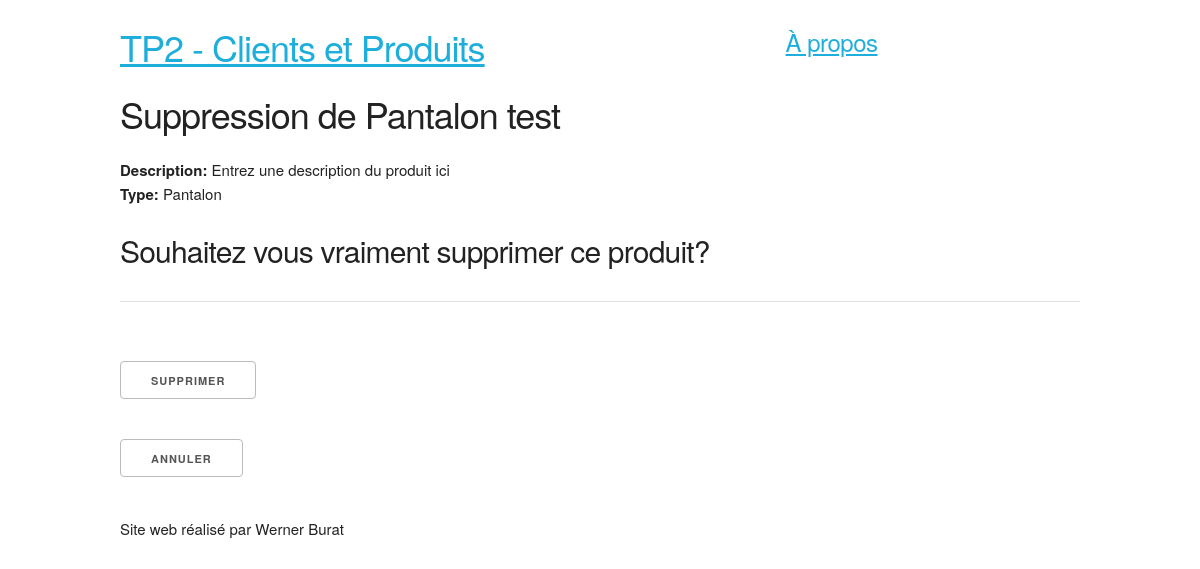
Page /index.php?action=supprProduit&produit_id=37 on the committed database.
### tables this page shows
CREATE TABLE IF NOT EXISTS `Produit` (
  `produit_id` int(11) NOT NULL,
  `produit_type_code` int(11) NOT NULL,
  `produit_nom` varchar(255) NOT NULL,
  `produit_prix` decimal(10,2) NOT NULL,
  `produit_autre_details` varchar(255) NOT NULL,
  `produit_contact` varchar(255) DEFAULT NULL
);

CREATE TABLE IF NOT EXISTS `Ref_Produit_Type` (
  `type_produit_code` int(11) NOT NULL,
  `type_produit_description` varchar(255) NOT NULL COMMENT '-eg Vetements, Bijoux'
);

### Controleur/Controleur.php (called while the page is built, shortened)
<?php
require 'Modele/Modele.php';
function supprProduit($produit_id, $erreur) {
    $produit = getProduit($produit_id);
    require 'Vue/vueSupprimer.php';
}

### Modele/Modele.php (called while the page is built, shortened)
<?php
function getBdd() {
    $bdd = new PDO('mysql:host=localhost;dbname=Clients et Produits;charset=utf8', 'root', 'mysql', array(PDO::ATTR_ERRMODE => PDO::ERRMODE_EXCEPTION));
    return $bdd;
}
function getProduit($produit_id) {
    $bdd = getBdd();
    $produit = $bdd->prepare('SELECT * FROM Produit
                              LEFT JOIN Ref_Produit_Type ON type_produit_code = produit_type_code
                              WHERE produit_id=?');
    $produit->execute(array($produit_id));
    if ($produit->rowCount() == 1)
        return $produit->fetch();
    else
        throw new Exception("Aucun produit ne correspond à l'identifiant '$produit_id'");
}

### Vue/vueSupprimer.php (the view, shortened to what this page needs)
<h3>Suppression de <?= $produit['produit_nom'] ?></h3>
<p><strong>Description:</strong> <?= $produit['produit_autre_details'] ?><br/>
<strong>Type: </strong><?= $produit['type_produit_description'] ?></p>
<h4>Souhaitez vous vraiment supprimer ce produit?</h4>
<hr />
<form action="index.php?action=enrSupprProduit" method="post">
    <input type="hidden" name="produit_id" value="<?= $produit['produit_id'] ?>" /><br />
    <input type="submit" value="Supprimer" />
</form>
<form action="index.php" method="get" >
    <input type="submit" value="Annuler" />
</form>
<?php require 'Vue/gabarit.php'; ?>

### css/skeleton.css (style rules this page uses)
html { font-size: 62.5%; }
body { font-size: 1.5em; line-height: 1.6; font-weight: 400; font-family: "Raleway", "HelveticaNeue", "Helvetica Neue", Helvetica, Arial, sans-serif; color: #222; }
h1, h2, h3, h4, h5, h6 { margin-top: 0; margin-bottom: 2rem; font-weight: 300; }
h3 { font-size: 3.0rem; line-height: 1.3; letter-spacing: -.1rem; }
h4 { font-size: 2.4rem; line-height: 1.35; letter-spacing: -.08rem; }
@media (min-width: 550px) { h3 { font-size: 3.6rem; } }
@media (min-width: 550px) { h4 { font-size: 3.0rem; } }
p { margin-top: 0; }
.button, button, input[type="submit"], input[type="reset"], input[type="button"] { display: inline-block; height: 38px; padding: 0 30px; color: #555; text-align: center; font-size: 11px; font-weight: 600; line-height: 38px; letter-spacing: .1rem; text-transform: uppercase; text-decoration: none; white-space: nowrap; background-color: transparent; border-radius: 4px; border: 1px solid #bbb; cursor: pointer; box-sizing: border-box; }
input, textarea, select, fieldset { margin-bottom: 1.5rem; }
pre, blockquote, dl, figure, table, p, ul, ol, form { margin-bottom: 2.5rem; }
hr { margin-top: 3rem; margin-bottom: 3.5rem; border-width: 0; border-top: 1px solid #E1E1E1; }

### rows in the picture
produit: produit_nom "Pantalon test", produit_autre_details "Entrez une description du produit ici", produit_type_code.type_produit_description "Pantalon"
